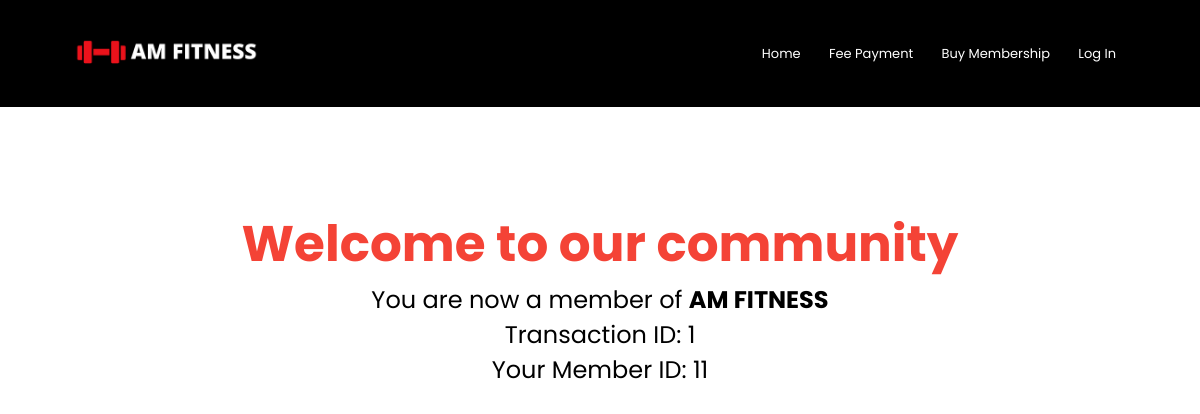
The app's page /membership_success/, older data.
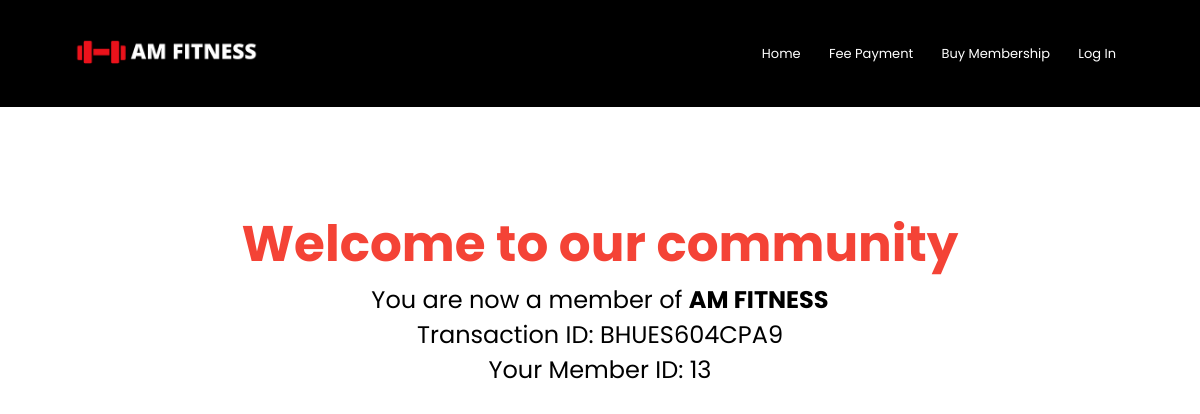
The same page, newer data.
### gym/models.py (models this page shows, shortened)
class gym(models.Model):
	full_name = models.CharField(max_length=30,null=False)
	gender = models.CharField(max_length=6,default='Male',null=True)
	age = models.IntegerField(default=18)
	cell_no = models.IntegerField(unique=True,null=False)
	born_date = models.DateField(null=False,default=None,blank=True)
	email = models.EmailField()
	plan = models.CharField(max_length=10,default='Silver',null=False)
	date_joined = models.DateTimeField(default=timezone.now)
	trans = models.CharField(default=1,verbose_name="Transaction Number",max_length=100)
	class Meta:
		verbose_name_plural = "Members"

### gym/views.py (the view)
# urls.py: path('membership_success/',views.memsuc,name='msuccess')
def memsuc(request):
	g = gym.objects.filter().order_by('-date_joined')[:1]
	con = {'g':g}
	return render(request,"gym/memsucess.html",con)

### gym/templates/gym/memsucess.html (shortened to what this page needs)
{% extends 'manage/admin.html' %}
{% block page %}
    <h1 class="msuccess">Welcome to our community</h1>
    <p class="ms">You are now a member of <b>AM FITNESS</b></p>
    {% for i in g%}
    <p class="ms">Transaction ID: {{i.trans}}</p>
    <p class="ms">Your Member ID: {{i.id}}</p>
    {% endfor %}
    {% endblock %}

Row changes from the older to the newer data that the page shows:
no longer on this page (row edited): gym: trans "1", id "11"
added gym: trans "BHUES604CPA9", id "13"
